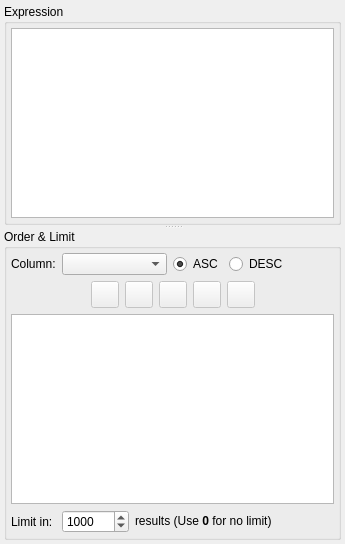
         <widget class="QWidget" name="tab">
          <attribute name="title">
           <string>Filter</string>
          </attribute>
          <layout class="QGridLayout" name="gridLayout_6">
           <property name="leftMargin">
            <number>4</number>
           </property>
           <property name="topMargin">
            <number>4</number>
           </property>
           <property name="rightMargin">
            <number>4</number>
           </property>
           <property name="bottomMargin">
            <number>4</number>
           </property>
           <item row="0" column="0">
            <widget class="QSplitter" name="v_splitter">
             <property name="orientation">
              <enum>Qt::Vertical</enum>
             </property>
             <property name="childrenCollapsible">
              <bool>false</bool>
             </property>
             <widget class="QGroupBox" name="filter_grp">
              <property name="title">
               <string>Expression</string>
              </property>
              <layout class="QGridLayout" name="gridLayout_11">
               <property name="leftMargin">
                <number>4</number>
               </property>
               <property name="topMargin">
                <number>4</number>
               </property>
               <property name="rightMargin">
                <number>4</number>
               </property>
               <property name="bottomMargin">
                <number>4</number>
               </property>
               <item row="0" column="0">
                <widget class="QPlainTextEdit" name="filter_txt">
                 <property name="sizePolicy">
                  <sizepolicy hsizetype="Expanding" vsizetype="Expanding">
                   <horstretch>0</horstretch>
                   <verstretch>0</verstretch>
                  </sizepolicy>
                 </property>
                 <property name="minimumSize">
                  <size>
                   <width>0</width>
                   <height>0</height>
                  </size>
                 </property>
                </widget>
               </item>
              </layout>
             </widget>
             <widget class="QGroupBox" name="order_by_grp">
              <property name="title">
               <string>Order &amp;&amp; Limit</string>
              </property>
              <layout class="QGridLayout" name="gridLayout_7">
               <property name="leftMargin">
                <number>4</number>
               </property>
               <property name="topMargin">
                <number>4</number>
               </property>
               <property name="rightMargin">
                <number>4</number>
               </property>
               <property name="bottomMargin">
                <number>4</number>
               </property>
               <item row="2" column="0" colspan="4">
                <widget class="QListWidget" name="ord_columns_lst">
                 <property name="sizePolicy">
                  <sizepolicy hsizetype="Expanding" vsizetype="Expanding">
                   <horstretch>0</horstretch>
                   <verstretch>0</verstretch>
                  </sizepolicy>
                 </property>
                </widget>
               </item>
               <item row="1" column="0" colspan="4">
                <layout class="QHBoxLayout" name="horizontalLayout_6">
                 <item>
                  <spacer name="horizontalSpacer_8">
                   <property name="orientation">
                    <enum>Qt::Horizontal</enum>
                   </property>
                   <property name="sizeHint" stdset="0">
                    <size>
                     <width>40</width>
                     <height>20</height>
                    </size>
                   </property>
                  </spacer>
                 </item>
                 <item>
                  <widget class="QToolButton" name="add_ord_col_tb">
                   <property name="enabled">
                    <bool>false</bool>
                   </property>
                   <property name="sizePolicy">
                    <sizepolicy hsizetype="Fixed" vsizetype="Preferred">
                     <horstretch>0</horstretch>
                     <verstretch>0</verstretch>
                    </sizepolicy>
                   </property>
                   <property name="minimumSize">
                    <size>
                     <width>0</width>
                     <height>0</height>
                    </size>
                   </property>
                   <property name="toolTip">
                    <string>Add Item</string>
                   </property>
                   <property name="text">
                    <string/>
                   </property>
                   <property name="icon">
                    <iconset resource="../res/resources.qrc">
                     <normaloff>:/icones/icones/adicionar.png</normaloff>:/icones/icones/adicionar.png</iconset>
                   </property>
                   <property name="iconSize">
                    <size>
                     <width>20</width>
                     <height>20</height>
                    </size>
                   </property>
                   <property name="shortcut">
                    <string>Ins</string>
                   </property>
                  </widget>
                 </item>
                 <item>
                  <widget class="QToolButton" name="rem_ord_col_tb">
                   <property name="enabled">
                    <bool>false</bool>
                   </property>
                   <property name="sizePolicy">
                    <sizepolicy hsizetype="Fixed" vsizetype="Preferred">
                     <horstretch>0</horstretch>
                     <verstretch>0</verstretch>
                    </sizepolicy>
                   </property>
                   <property name="minimumSize">
                    <size>
                     <width>0</width>
                     <height>0</height>
                    </size>
                   </property>
                   <property name="toolTip">
                    <string>Remove Item</string>
                   </property>
                   <property name="text">
                    <string/>
                   </property>
                   <property name="icon">
                    <iconset resource="../res/resources.qrc">
                     <normaloff>:/icones/icones/remover.png</normaloff>:/icones/icones/remover.png</iconset>
                   </property>
                   <property name="iconSize">
                    <size>
                     <width>20</width>
                     <height>20</height>
                    </size>
                   </property>
                   <property name="shortcut">
                    <string>Del</string>
                   </property>
                  </widget>
                 </item>
                 <item>
                  <widget class="QToolButton" name="clear_ord_cols_tb">
                   <property name="enabled">
                    <bool>false</bool>
                   </property>
                   <property name="sizePolicy">
                    <sizepolicy hsizetype="Fixed" vsizetype="Fixed">
                     <horstretch>0</horstretch>
                     <verstretch>0</verstretch>
                    </sizepolicy>
                   </property>
                   <property name="minimumSize">
                    <size>
                     <width>0</width>
                     <height>0</height>
                    </size>
                   </property>
                   <property name="toolTip">
                    <string>Clear the order by columns list</string>
                   </property>
                   <property name="text">
                    <string/>
                   </property>
                   <property name="icon">
                    <iconset resource="../res/resources.qrc">
                     <normaloff>:/icones/icones/limpartexto.png</normaloff>:/icones/icones/limpartexto.png</iconset>
                   </property>
                   <property name="iconSize">
                    <size>
                     <width>20</width>
                     <height>20</height>
                    </size>
                   </property>
                   <property name="shortcut">
                    <string>Del</string>
                   </property>
                  </widget>
                 </item>
                 <item>
                  <widget class="QToolButton" name="move_up_tb">
                   <property name="enabled">
                    <bool>false</bool>
                   </property>
                   <property name="sizePolicy">
                    <sizepolicy hsizetype="Fixed" vsizetype="Preferred">
                     <horstretch>0</horstretch>
                     <verstretch>0</verstretch>
                    </sizepolicy>
                   </property>
                   <property name="minimumSize">
                    <size>
                     <width>0</width>
                     <height>0</height>
                    </size>
                   </property>
                   <property name="toolTip">
                    <string>Move selected item up</string>
                   </property>
                   <property name="text">
                    <string/>
                   </property>
                   <property name="icon">
                    <iconset resource="../res/resources.qrc">
                     <normaloff>:/icones/icones/movercima.png</normaloff>:/icones/icones/movercima.png</iconset>
                   </property>
                   <property name="iconSize">
                    <size>
                     <width>20</width>
                     <height>20</height>
                    </size>
                   </property>
                   <property name="shortcut">
                    <string>Del</string>
                   </property>
                  </widget>
                 </item>
                 <item>
                  <widget class="QToolButton" name="move_down_tb">
                   <property name="enabled">
                    <bool>false</bool>
                   </property>
                   <property name="sizePolicy">
                    <sizepolicy hsizetype="Fixed" vsizetype="Preferred">
                     <horstretch>0</horstretch>
                     <verstretch>0</verstretch>
                    </sizepolicy>
                   </property>
                   <property name="minimumSize">
                    <size>
                     <width>0</width>
                     <height>0</height>
                    </size>
                   </property>
                   <property name="toolTip">
                    <string>Move selected item down</string>
                   </property>
                   <property name="text">
                    <string/>
                   </property>
                   <property name="icon">
                    <iconset resource="../res/resources.qrc">
                     <normaloff>:/icones/icones/moverbaixo.png</normaloff>:/icones/icones/moverbaixo.png</iconset>
                   </property>
                   <property name="iconSize">
                    <size>
                     <width>20</width>
                     <height>20</height>
                    </size>
                   </property>
                   <property name="shortcut">
                    <string>Del</string>
                   </property>
                  </widget>
                 </item>
                 <item>
                  <spacer name="horizontalSpacer_9">
                   <property name="orientation">
                    <enum>Qt::Horizontal</enum>
                   </property>
                   <property name="sizeHint" stdset="0">
                    <size>
                     <width>40</width>
                     <height>20</height>
                    </size>
                   </property>
                  </spacer>
                 </item>
                </layout>
               </item>
               <item row="3" column="1" colspan="2">
                <widget class="QSpinBox" name="limit_spb">
                 <property name="sizePolicy">
                  <sizepolicy hsizetype="Expanding" vsizetype="Fixed">
                   <horstretch>0</horstretch>
                   <verstretch>0</verstretch>
                  </sizepolicy>
                 </property>
                 <property name="minimum">
                  <number>0</number>
                 </property>
                 <property name="maximum">
                  <number>1000000</number>
                 </property>
                 <property name="singleStep">
                  <number>50</number>
                 </property>
                 <property name="value">
                  <number>1000</number>
                 </property>
                </widget>
               </item>
               <item row="0" column="0">
                <widget class="QLabel" name="column_lbl">
                 <property name="sizePolicy">
                  <sizepolicy hsizetype="Fixed" vsizetype="Preferred">
                   <horstretch>0</horstretch>
                   <verstretch>0</verstretch>
                  </sizepolicy>
                 </property>
                 <property name="text">
                  <string>Column:</string>
                 </property>
                </widget>
               </item>
               <item row="3" column="3">
                <widget class="QLabel" name="results_lbl">
                 <property name="sizePolicy">
                  <sizepolicy hsizetype="Expanding" vsizetype="Preferred">
                   <horstretch>0</horstretch>
                   <verstretch>0</verstretch>
                  </sizepolicy>
                 </property>
                 <property name="text">
                  <string>results (Use &lt;strong&gt;0&lt;/strong&gt; for no limit)</string>
                 </property>
                </widget>
               </item>
               <item row="3" column="0">
                <widget class="QLabel" name="limit_in_lbl">
                 <property name="text">
                  <string>Limit in:</string>
                 </property>
                </widget>
               </item>
               <item row="0" column="1" colspan="3">
                <layout class="QHBoxLayout" name="horizontalLayout_8">
                 <item>
                  <widget class="QComboBox" name="ord_column_cmb">
                   <property name="sizePolicy">
                    <sizepolicy hsizetype="Expanding" vsizetype="Fixed">
                     <horstretch>0</horstretch>
                     <verstretch>0</verstretch>
                    </sizepolicy>
                   </property>
                   <property name="insertPolicy">
                    <enum>QComboBox::InsertAlphabetically</enum>
                   </property>
                  </widget>
                 </item>
                 <item>
                  <widget class="QRadioButton" name="asc_rb">
                   <property name="sizePolicy">
                    <sizepolicy hsizetype="Preferred" vsizetype="Fixed">
                     <horstretch>0</horstretch>
                     <verstretch>0</verstretch>
                    </sizepolicy>
                   </property>
                   <property name="text">
                    <string>ASC</string>
                   </property>
                   <property name="checked">
                    <bool>true</bool>
                   </property>
                  </widget>
                 </item>
                 <item>
                  <widget class="QRadioButton" name="desc_rb">
                   <property name="sizePolicy">
                    <sizepolicy hsizetype="Expanding" vsizetype="Fixed">
                     <horstretch>0</horstretch>
                     <verstretch>0</verstretch>
                    </sizepolicy>
                   </property>
                   <property name="text">
                    <string>DESC</string>
                   </property>
                  </widget>
                 </item>
                </layout>
               </item>
              </layout>
             </widget>
            </widget>
           </item>
          </layout>
         </widget>
